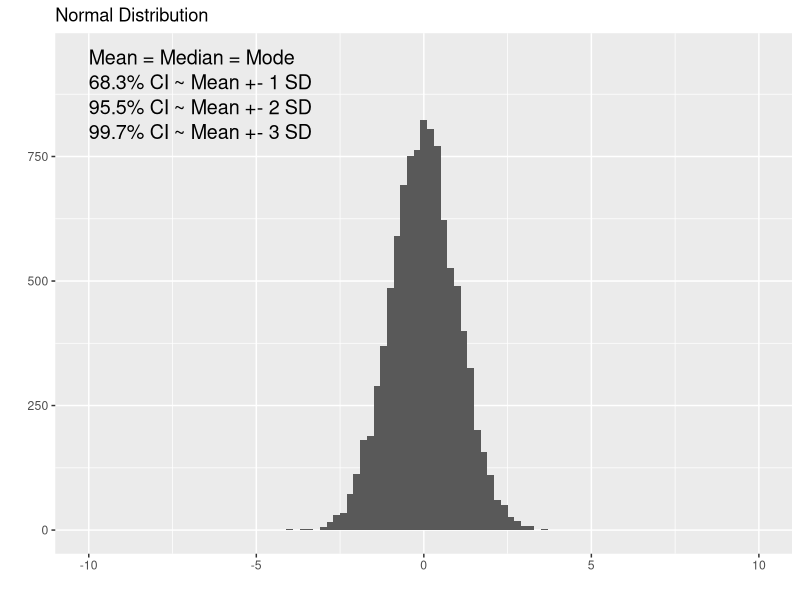
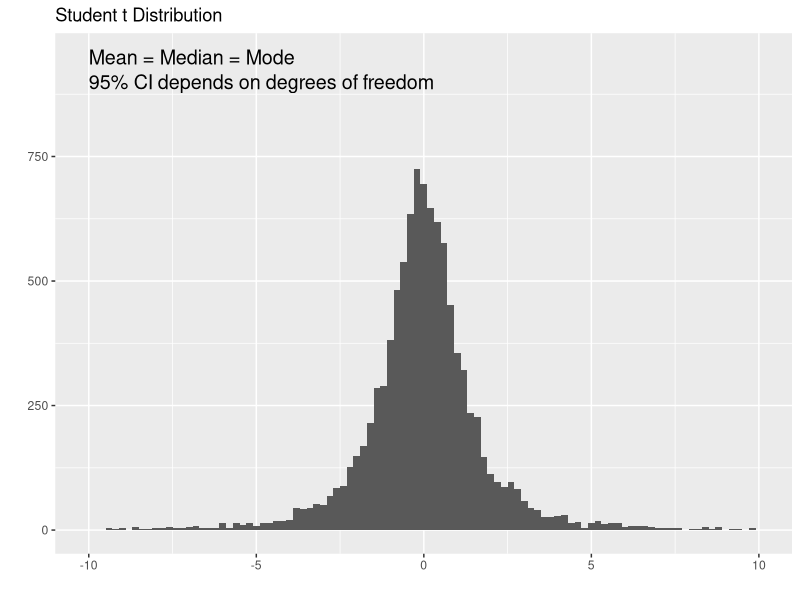
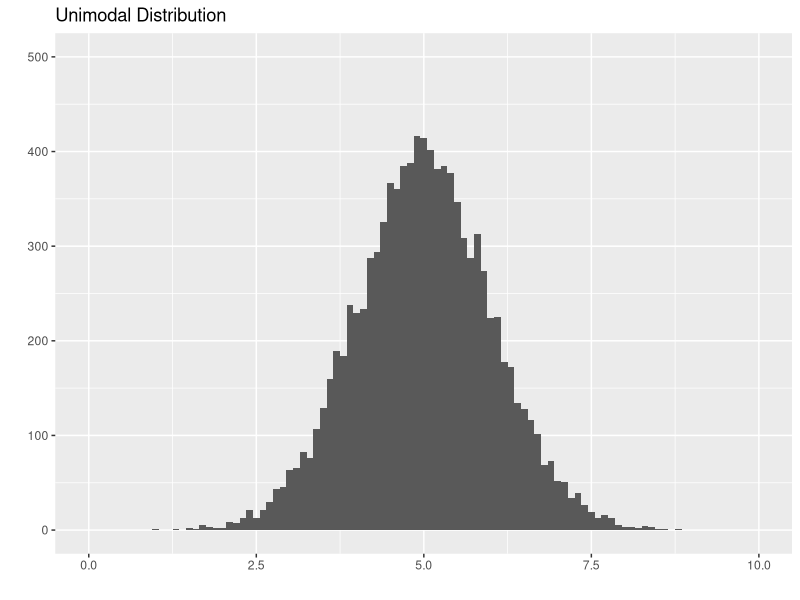
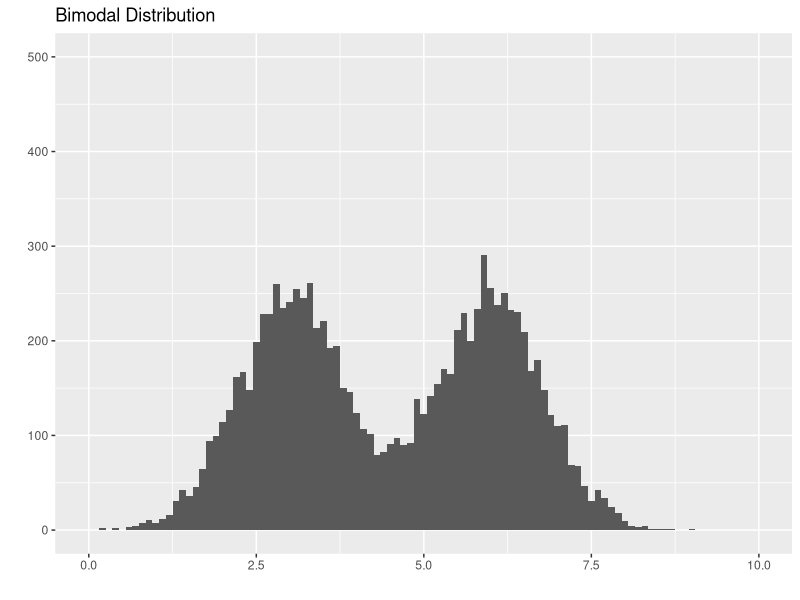
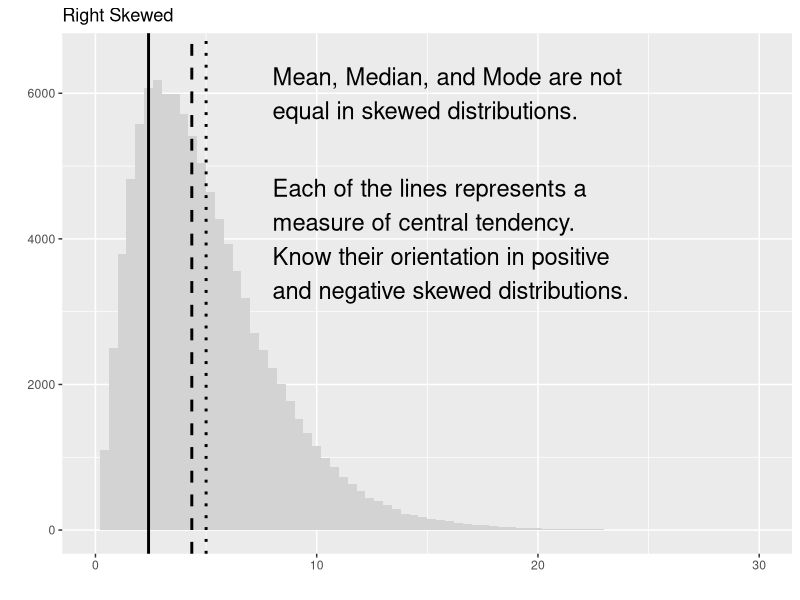
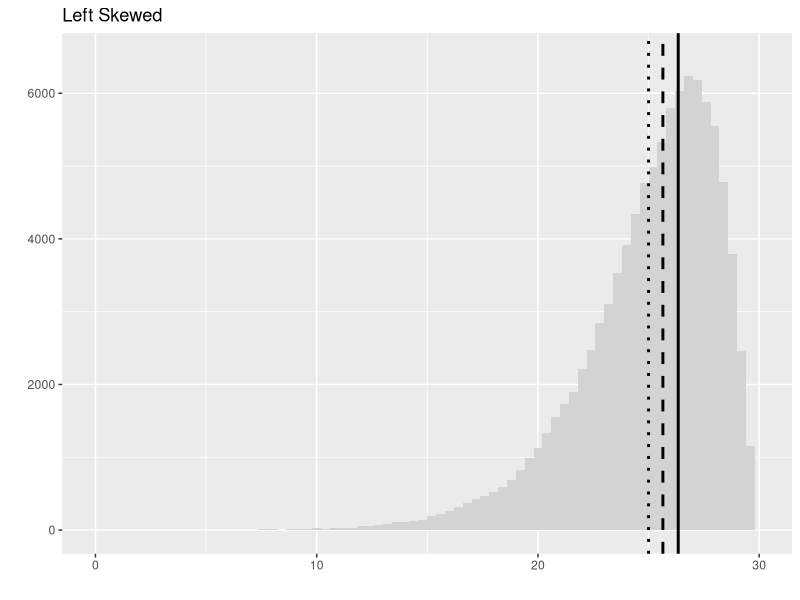
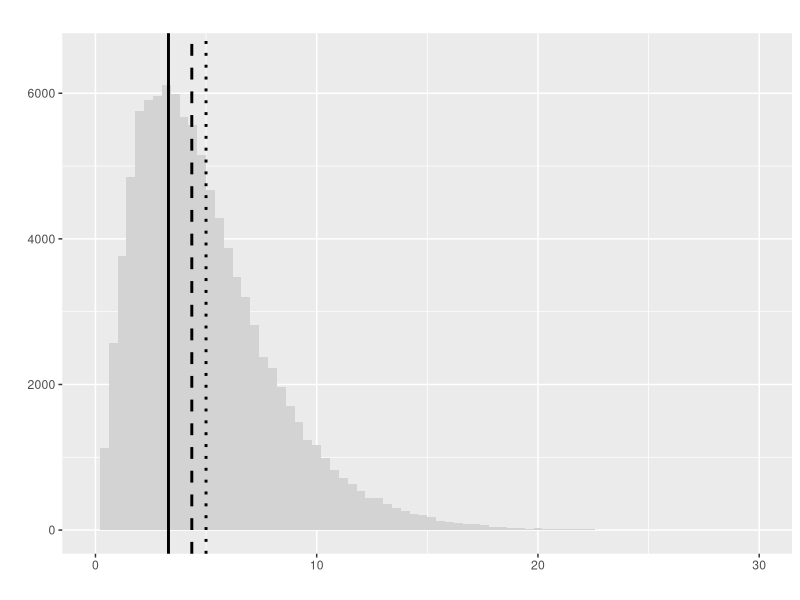
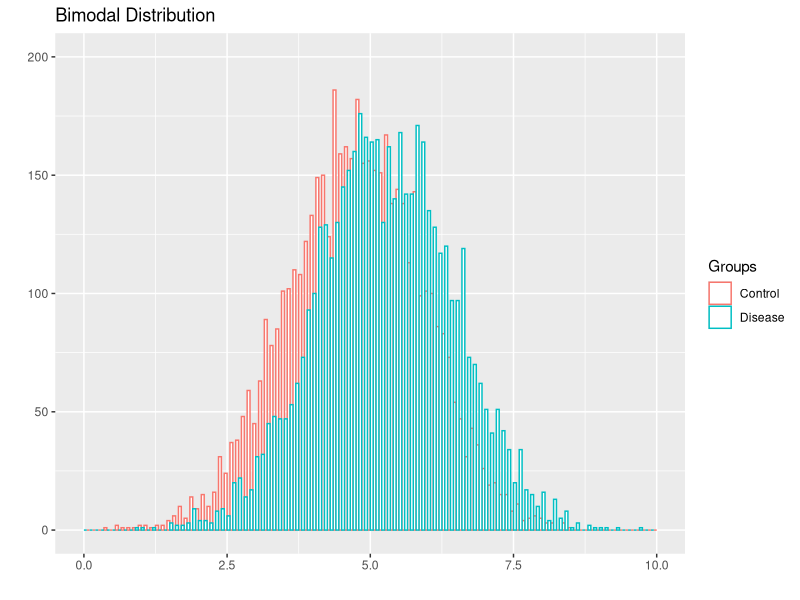

Write the R code that produced these figures, in order.
## ---- chunk 1
library(ggplot2)
library(cowplot)
norm <- rnorm(10000, sd = 1)
ggplot(data.frame(data = norm), aes(data)) + 
  geom_histogram(binwidth = 0.2) + 
  xlim(-10, 10) + 
  ylim(0, 950) +
  ggtitle("Normal Distribution") + 
  labs(x="", y="") +
  annotate("text", x = -10, y = 950, label = "Mean = Median = Mode", size=5, hjust = 0) +
  annotate("text", x = -10, y = 900, label = "68.3% CI ~ Mean +- 1 SD", size=5, hjust = 0) +
  annotate("text", x = -10, y = 850, label = "95.5% CI ~ Mean +- 2 SD", size=5, hjust = 0) +
  annotate("text", x = -10, y = 800, label = "99.7% CI ~ Mean +- 3 SD", size=5, hjust = 0)
## ---- chunk 2
library(ggplot2)
library(cowplot)
studentt <- rt(10000, df=2)
ggplot(data.frame(data = studentt), aes(data)) + 
  geom_histogram(binwidth = 0.2)  + 
  xlim(-10, 10) + 
  ylim(0, 950) +
  ggtitle("Student t Distribution") + 
  labs(x="", y="") +
  annotate("text", x = -10, y = 950, label = "Mean = Median = Mode", size=5, hjust = 0) +
  annotate("text", x = -10, y = 900, label = "95% CI depends on degrees of freedom", size=5, hjust = 0)
## ---- chunk 3
library(ggplot2)
library(cowplot)
norm <- rnorm(10000, mean = 5, sd = 1)
ggplot(data.frame(data = norm), aes(data)) + 
  geom_histogram(binwidth = 0.1) + 
  xlim(0, 10) + 
  ylim(0, 500) +
  ggtitle("Unimodal Distribution") + 
  labs(x="", y="")
## ---- chunk 4
library(ggplot2)
library(cowplot)
norm1 <- rnorm(5000, mean = 3, sd = 0.8)
norm2 <- rnorm(5000, mean = 6, sd = 0.8)
ggplot(data.frame(data = c(norm1, norm2)), aes(data)) + 
  geom_histogram(binwidth = 0.1) + 
  xlim(0, 10) + 
  ylim(0, 500) +
  ggtitle("Bimodal Distribution") + 
  labs(x="", y="")
## ---- chunk 5
library(ggplot2)
library(cowplot)
Mode <- function(x) {
  ux <- unique(x)
  ux[which.max(tabulate(match(x, ux)))]
}
r.skew <- rchisq(100000, df = 5)
ggplot(data.frame(data = r.skew), aes(data)) +
  geom_histogram(binwidth = 0.4, fill = 'lightgray') + 
  geom_vline(xintercept = mean(r.skew), linetype = 'dotted', lwd = 1) +
  geom_vline(xintercept = median(r.skew), linetype = "dashed", lwd = 1) +
  geom_vline(xintercept = Mode(round(r.skew, digits = 2)), linetype = "solid", lwd = 1) +
  xlim(0, 30) + 
  ylim(0, 6500) +
  ggtitle("Right Skewed") + 
  labs(x="", y="") +
  annotate("text", x = 8, y = 6000, label = "Mean, Median, and Mode are not\nequal in skewed distributions.", size = 6, hjust = 0) +
  annotate("text", x = 8, y = 4000, label = "Each of the lines represents a\nmeasure of central tendency.\nKnow their orientation in positive\nand negative skewed distributions.", size = 6, hjust = 0)
## ---- chunk 6
library(ggplot2)
library(cowplot)
Mode <- function(x) {
  ux <- unique(x)
  ux[which.max(tabulate(match(x, ux)))]
}
l.skew <- 30 - rchisq(100000, df = 5)
ggplot(data.frame(data = l.skew), aes(data)) + 
  geom_histogram(binwidth = 0.4, fill = 'lightgray') + 
  geom_vline(xintercept = mean(l.skew), linetype = 'dotted', lwd = 1) +
  geom_vline(xintercept = median(l.skew), linetype = "dashed", lwd = 1) +
  geom_vline(xintercept = Mode(round(l.skew, digits = 2)), linetype = "solid", lwd = 1) +
  xlim(0, 30) + 
  ylim(0, 6500) +
  ggtitle("Left Skewed") + 
  labs(x="", y="")
## ---- chunk 7
library(ggplot2)
library(cowplot)
Mode <- function(x) {
  ux <- unique(x)
  ux[which.max(tabulate(match(x, ux)))]
}
r.skew <- rchisq(100000, df = 5)
ggplot(data.frame(data = r.skew), aes(data)) +
  geom_histogram(binwidth = 0.4, fill = 'lightgray') + 
  geom_vline(xintercept = mean(r.skew), linetype = 'dotted', lwd = 1) +
  geom_vline(xintercept = median(r.skew), linetype = "dashed", lwd = 1) +
  geom_vline(xintercept = Mode(round(r.skew, digits = 2)), linetype = "solid", lwd = 1) +
  xlim(0, 30) + 
  ylim(0, 6500) +
  ggtitle("") + 
  labs(x="", y="")
## ---- chunk 8
library(ggplot2)
library(cowplot)
norm1 <- rnorm(5000, mean = 4.75, sd = 1.2)
norm2 <- rnorm(5000, mean = 5.25, sd = 1.2)
ggplot(data.frame(data = c(norm1, norm2), Groups = c(rep('Control', length(norm1)), rep('Disease', length(norm2)))), aes(data, color = Groups)) + 
  geom_histogram(binwidth = 0.1, fill = 'white', position="dodge") + 
  xlim(0, 10) + 
  ylim(0, 200) +
  ggtitle("Bimodal Distribution") + 
  labs(x="", y="")
## ---- chunk 9
  norm1 <- rnorm(5000, mean = 4.75, sd = 1.2)
  norm2 <- rnorm(5000, mean = 5.25, sd = 1.2)
  (t.test(norm1, norm2))$p.value
## ---- chunk 10
library(ggplot2)
library(cowplot)
pos <- ggplot(mtcars, aes(x=wt, y=hp)) + 
  geom_point() + 
  ggtitle("Positive Correlation") + 
  labs(x="Weight", y="Horse Power")
neg <- ggplot(mtcars, aes(x=wt, y=mpg)) + 
  geom_point() + 
  ggtitle("Negative Correlation") + 
  labs(x="Weight", y="Fuel Efficiency (mpg)")

plot_grid(pos, neg)
## ---- chunk 11
library(ggplot2)
library(cowplot)
pos <- ggplot(mtcars, aes(x=wt, y=hp)) + 
  geom_point() + 
  geom_smooth(method='lm',formula=y~x) +
  ggtitle("Positive Correlation") + 
  labs(x="Weight", y="Horse Power") +
  xlim(1.5, 5.5) +
  ylim(00, 310) +
  annotate("text", x = 1.6, y = 300, label = paste("r == ", round(cor(mtcars$wt, mtcars$hp), digits = 3), sep = ''), size=5, hjust = 0, parse = TRUE) +
  annotate("text", x = 1.6, y = 280, label = paste("r^2 == ", round(cor(mtcars$wt, mtcars$hp)^2, digits = 3), sep = ''), size=5, hjust = 0, parse = TRUE)
show(pos)
## ---- chunk 12
library(ggplot2)
library(cowplot)
pos <- ggplot(mtcars, aes(x=wt, y=hp)) + 
  geom_point() + 
  geom_smooth(method='lm',formula=y~x) +
  ggtitle("Narrower spread in y-axis") + 
  labs(x="Weight", y="Horse Power") +
  xlim(1.5, 5.5) +
  ylim(0, 310) +
  annotate("text", x = 1.6, y = 300, label = paste("r == ", round(cor(mtcars$wt, mtcars$hp), digits = 3), sep = ''), size=5, hjust = 0, parse = TRUE) +
  annotate("text", x = 1.6, y = 280, label = paste("r^2 == ", round(cor(mtcars$wt, mtcars$hp)^2, digits = 3), sep = ''), size=5, hjust = 0, parse = TRUE)
show(pos)
## ---- chunk 13
library(ggplot2)
library(cowplot)
fit <- lm(hp~wt, data=mtcars)
predicted.y <- predict(fit)
new.y <- mtcars$hp
new.y[new.y - predicted.y > 0] <- new.y + 30
new.y[new.y - predicted.y < 0] <- new.y - 30
newdata <- data.frame(wt=mtcars$wt, hp=new.y)
pos <- ggplot(newdata, aes(x=wt, y=hp)) + 
  geom_point() + 
  geom_smooth(method='lm',formula=y~x) +
  ggtitle("Wider Spread in y-axis") + 
  labs(x="Weight", y="Horse Power") +
  xlim(1.5, 5.5) +
  ylim(0, 310) +
  annotate("text", x = 1.6, y = 300, label = paste("r == ", round(cor(newdata$wt, newdata$hp), digits = 3), sep = ''), size=5, hjust = 0, parse = TRUE) +
  annotate("text", x = 1.6, y = 280, label = paste("r^2 == ", round(cor(newdata$wt, newdata$hp)^2, digits = 3), sep = ''), size=5, hjust = 0, parse = TRUE)
show(pos)
## ---- chunk 14
library(ggplot2)
library(cowplot)
norm1 <- rnorm(5000, mean = 4.25, sd = 1.5)
norm2 <- rnorm(5000, mean = 7.75, sd = 1.5)
ggplot(data.frame(data = c(norm1, norm2), Groups = c(rep('Control', length(norm1)), rep('Disease', length(norm2)))), aes(data, fill = Groups)) + 
  geom_density(alpha=0.2) + 
  geom_vline(xintercept = 6, linetype = 'solid', lwd = 1) +
  scale_fill_manual(values = c("Control" = "blue", "Disease" = "red")) +
  labs(x="Cancer Biomarker", y="Fraction of Patients") +
  annotate("text", x = 1.5, y = 0.02, label = "True\nNegative", size=5, hjust = 0) +
  annotate("text", x = 4.6, y = 0.02, label = "False\nNegative", size=5, hjust = 0) +
  annotate("text", x = 6.35, y = 0.02, label = "False\nPositive", size=5, hjust = 0) +
  annotate("text", x = 9.2, y = 0.02, label = "True\nPositive", size=5, hjust = 0)
## ---- chunk 15
library(ggplot2)
library(cowplot)
norm1 <- rnorm(5000, mean = 4.25, sd = 1.5)
norm2 <- rnorm(5000, mean = 7.75, sd = 1.5)
ggplot(data.frame(data = c(norm1, norm2), Groups = c(rep('Control', length(norm1)), rep('Disease', length(norm2)))), aes(data, fill = Groups)) + 
  geom_density(alpha=0.2) + 
  geom_vline(xintercept = 6, linetype = 'solid', lwd = 1) +
  scale_fill_manual(values = c("Control" = "white", "Disease" = "red")) +
  labs(x="Cancer Biomarker", y="Fraction of Patients") +
  annotate("text", x = 1.5, y = 0.02, label = "True\nNegative", size=5, hjust = 0, color = '#dddddd') +
  annotate("text", x = 4.6, y = 0.02, label = "False\nNegative", size=5, hjust = 0) +
  annotate("text", x = 6.35, y = 0.02, label = "False\nPositive", size=5, hjust = 0, color = '#dddddd') +
  annotate("text", x = 9.2, y = 0.02, label = "True\nPositive", size=5, hjust = 0)
## ---- chunk 16
library(ggplot2)
library(cowplot)
norm1 <- rnorm(5000, mean = 4.25, sd = 1.5)
norm2 <- rnorm(5000, mean = 7.75, sd = 1.5)
ggplot(data.frame(data = c(norm1, norm2), Groups = c(rep('Control', length(norm1)), rep('Disease', length(norm2)))), aes(data, fill = Groups)) + 
  geom_density(alpha=0.2) + 
  geom_vline(xintercept = 6, linetype = 'solid', lwd = 1) +
  scale_fill_manual(values = c("Control" = "blue", "Disease" = "white")) +
  labs(x="Cancer Biomarker", y="Fraction of Patients") +
  annotate("text", x = 1.5, y = 0.02, label = "True\nNegative", size=5, hjust = 0) +
  annotate("text", x = 4.6, y = 0.02, label = "False\nNegative", size=5, hjust = 0, color = '#dddddd') +
  annotate("text", x = 6.35, y = 0.02, label = "False\nPositive", size=5, hjust = 0) +
  annotate("text", x = 9.2, y = 0.02, label = "True\nPositive", size=5, hjust = 0, color = '#dddddd')
## ---- chunk 17
library(ggplot2)
library(cowplot)
n = 1000
prevalence <- seq(0, 1, by = 0.001)
sensitivity <- 0.9
specificity <- 0.9
TP <- n * prevalence
TN <- n - TP
FP <- n * (1 - specificity)
FN <- n * prevalence * (1 - sensitivity)
PPV <- TP / (TP + FP)
data <- data.frame(x = prevalence, y = PPV)
ggplot(data, aes(x = x, y = y)) + 
  geom_line() +
  ylim(0, 1) + 
  labs(x="Prevalence", y="Positive Predictive Value")
## ---- chunk 18
library(ggplot2)
library(cowplot)
n = 1000
prevalence <- seq(0, 1, by = 0.001)
sensitivity <- 0.5
specificity <- 0.9
TP <- n * prevalence
TN <- n - TP
FP <- n * (1 - specificity)
FN <- n * prevalence * (1 - sensitivity)
PPV <- TP / (TP + FP)
data <- data.frame(x = prevalence, y = PPV)
ggplot(data, aes(x = x, y = y)) + 
  geom_line() +
  ylim(0, 1) + 
  labs(x="Prevalence", y="Positive Predictive Value") +
  annotate('text', x = 0.5, y = 0.5, label = "50% Sensitive and 90% Specific", size = 5)
## ---- chunk 19
library(ggplot2)
library(cowplot)
n = 1000
prevalence <- seq(0, 1, by = 0.001)
sensitivity <- 0.9
specificity <- 0.5
TP <- n * prevalence
TN <- n - TP
FP <- n * (1 - specificity)
FN <- n * prevalence * (1 - sensitivity)
PPV <- TP / (TP + FP)
data <- data.frame(x = prevalence, y = PPV)
ggplot(data, aes(x = x, y = y)) + 
  geom_line() +
  ylim(0, 1) + 
  labs(x="Prevalence", y="Positive Predictive Value") +
  annotate('text', x = 0.5, y = 0.7, label = "90% Sensitive and 50% Specific", size = 5)
## ---- chunk 20
library(ggplot2)
library(cowplot)
norm1 <- rnorm(318900, mean = 5, sd = 1.5)
norm2 <- rnorm(1200, mean = 10, sd = 1.5)
ggplot(data.frame(data = c(norm1, norm2), Groups = c(rep('Control', length(norm1)), rep('Disease', length(norm2)))), aes(x=data, fill=Groups)) + 
  geom_histogram(alpha = 0.2, position="identity", binwidth = 0.1) + 
  geom_vline(xintercept = 9, linetype = 'solid', lwd = 1) +
  scale_fill_manual(values = c("Control" = "blue", "Disease" = "red")) +
  labs(x="HIV Test", y="Number of Patients")
## ---- chunk 21
library(ggplot2)
library(cowplot)
norm1 <- rnorm(5000, mean = 4.25, sd = 1.5)
norm2 <- rnorm(5000, mean = 7.75, sd = 1.5)
ggplot(data.frame(data = c(norm1, norm2), Groups = c(rep('Control', length(norm1)), rep('Disease', length(norm2)))), aes(data, fill = Groups)) + 
  geom_density(alpha=0.2) + 
  geom_vline(xintercept = 5, linetype = 'solid', lwd = 1) +
  geom_vline(xintercept = 7, linetype = 'dotted', lwd = 1) +
  scale_fill_manual(values = c("Control" = "blue", "Disease" = "red")) +
  labs(x="Cancer Biomarker", y="Fraction of Patients")
## ---- chunk 22

dat <- data.frame(Groups = c('Control', 'Treatment'), Risk = c(0.6, 0.34))
ggplot(data=dat, aes(x=Groups, y=Risk)) +
  geom_bar(colour="black", stat="identity") +
  ylim(0,1) + 
  annotate("segment", x = 2, xend = 2, y = 0.34, yend = 0.6, colour = "red", size = 1.5) +
  annotate("text", x = 1.95, y = 0.47, colour = "red", size = 4, label = "Risk Difference", angle = 90)
